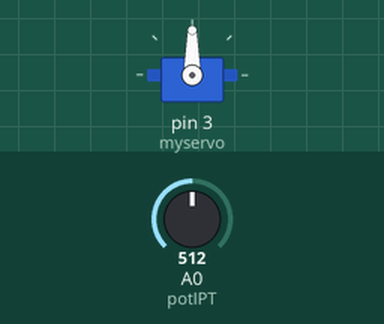
A sketch run on a simulated Arduino Uno, built with avr-gcc and run on an emulated ATmega328P. On the bench: servo. The inputs (shaded band) are chosen by the test bench; at power-on: A0 (potIPT) = 512.

Above: at 1.2 s.
1.3 s: A0 (potIPT) set to 716
At 1.6 s:
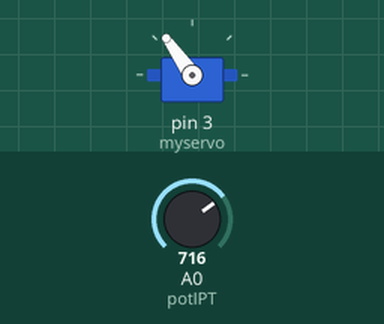
2.8 s: A0 (potIPT) set to 900
At 3.9 s:
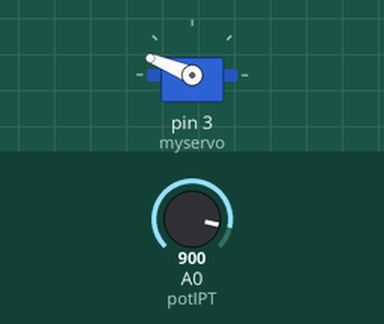
4.3 s: A0 (potIPT) set to 1023
At 5.1 s:
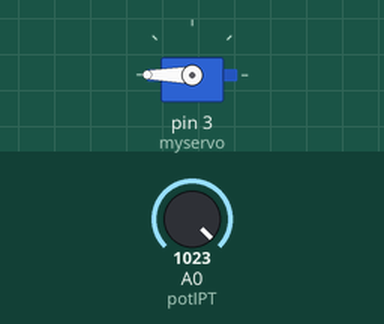
5.8 s: A0 (potIPT) set to 306
At 6.2 s:
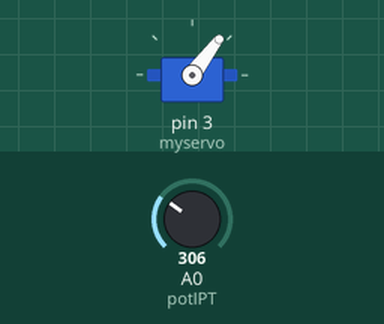
7.3 s: A0 (potIPT) set to 122
At 8.5 s:
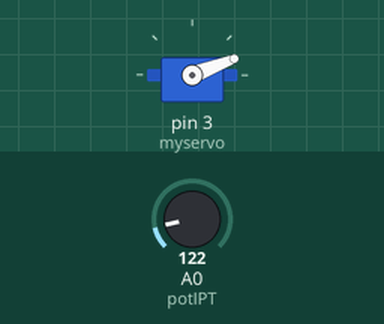
Timing chart, 0 to 9.8 s (numbered marks = the images above; inputs shaded):
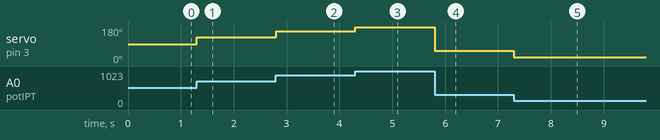

Measured:
- after the input at 1.3 s, servo on pin 3 (myservo): 90° → 125° at once
- after the input at 2.8 s, servo on pin 3 (myservo): 125° → 158° at once
- after the input at 4.3 s, servo on pin 3 (myservo): 158° → 180° at once
- after the input at 5.8 s, servo on pin 3 (myservo): 180° → 53° at once
- after the input at 7.3 s, servo on pin 3 (myservo): 53° → 21° at once

The sketch:

ServoPot.ino
```cpp
#include <Servo.h>

Servo myservo;  // create servo object to control a servo

int potIPT = A0;
void setup() {
  // attach servo to pin 3 PWM
  myservo.attach(3);
  // debugging output
  Serial.begin(9600);
}

void loop() {
  int val = analogRead(potIPT);     // read the input pin
  myservo.write(map(val, 0, 1023, 0, 180));
}
```
